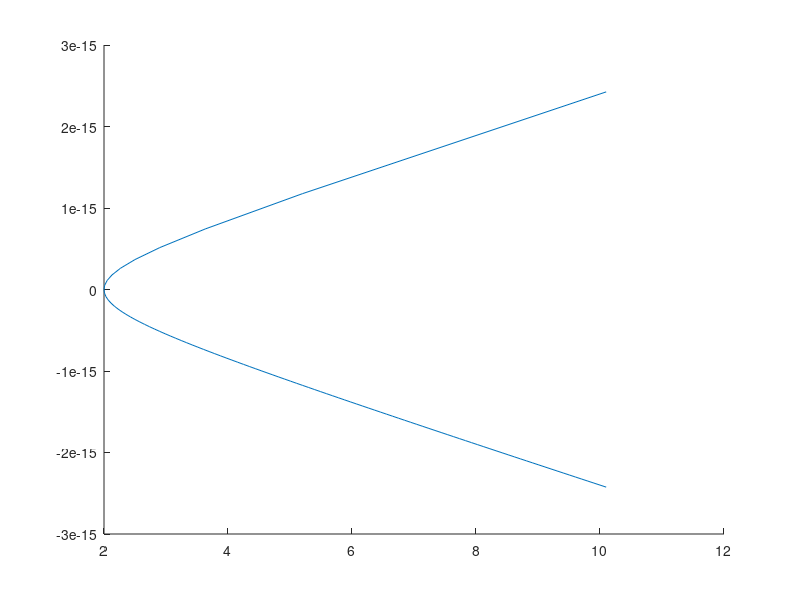

Write the MATLAB code that produced this figure.
% %(b)
% theta = linspace(0, 2*pi, 101);
% z = exp(1i * theta);
% zeta = z + 1 ./ z; %x = A./B divides each element of A by the corresponding element of B. The sizes of A and B must be the same or be compatible.
% plot(zeta)
% axis('equal')   %	Use the same length for the data units along each axis.--- confused
% 
% %(c)
% z = 2*exp(1i * theta);
% zeta= z + 1 ./ z;
% hold
% plot(zeta)

%(d)
theta = 2*pi;
modulus = linspace(0,10,101);
z = modulus*exp(1i * theta);
zeta= z + 1 ./ z;
hold
plot(zeta)